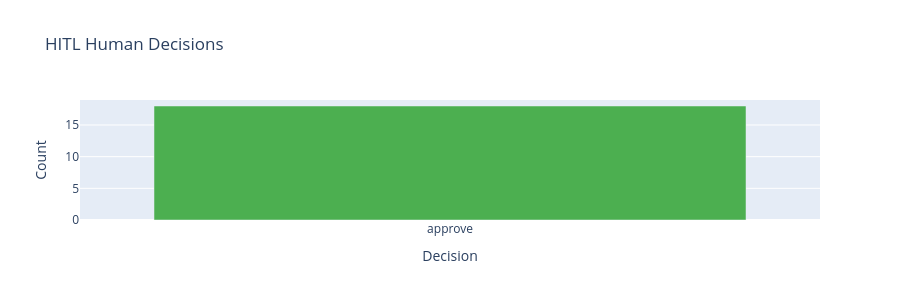
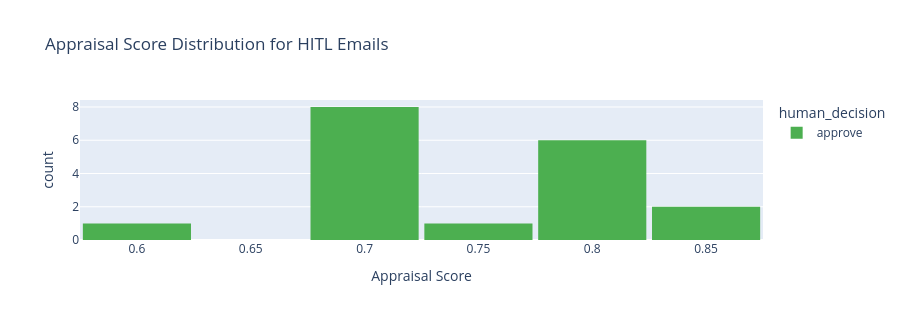

The notebook cell these images were saved under, in order:
### Code cell
"""HITL decisions breakdown."""
if not RESULTS:
    print("⚠️  No results yet.")
else:
    df = pd.DataFrame(RESULTS)
    hitl_df = df[df["hitl_required"] == True].copy()

    print(f"Emails requiring HITL review: {len(hitl_df)} / {len(df)}")

    if hitl_df.empty:
        print("No HITL reviews triggered in this batch.")
    else:
        decision_counts = hitl_df["human_decision"].value_counts()
        fig = px.bar(
            decision_counts.reset_index(),
            x="human_decision", y="count",
            title="HITL Human Decisions",
            labels={"human_decision": "Decision", "count": "Count"},
            color="human_decision",
            color_discrete_map={
                "approve": "#4caf50",
                "reject": "#f44336",
                "reclassify": "#ff9800",
            },
        )
        fig.update_layout(showlegend=False, height=300)
        fig.show()

        # Score distribution for HITL emails
        valid_scores = hitl_df.dropna(subset=["appraisal_score"])
        if not valid_scores.empty:
            fig2 = px.histogram(
                valid_scores, x="appraisal_score", nbins=10,
                color="human_decision",
                title="Appraisal Score Distribution for HITL Emails",
                labels={"appraisal_score": "Appraisal Score", "count": "Count"},
                color_discrete_map={
                    "approve": "#4caf50", "reject": "#f44336", "reclassify": "#ff9800",
                },
            )
            fig2.update_layout(height=320, bargap=0.05)
            fig2.show()

### Figure 1 — Plotly figure (JSON) as saved in the notebook; plotly's stock layout.template omitted (floating-point values rounded to 4 significant figures)
{"data": [{"hovertemplate": "Decision=%{x}<br>Count=%{y}<extra></extra>", "legendgroup": "approve", "marker": {"color": "#4caf50", "pattern": {"shape": ""}}, "name": "approve", "orientation": "v", "showlegend": true, "textposition": "auto", "type": "bar", "x": ["approve"], "xaxis": "x", "y": [18], "yaxis": "y"}], "layout": {"barmode": "relative", "height": 300, "legend": {"title": {"text": "Decision"}, "tracegroupgap": 0}, "showlegend": false, "title": {"text": "HITL Human Decisions"}, "xaxis": {"anchor": "y", "categoryarray": ["approve"], "categoryorder": "array", "domain": [0, 1], "title": {"text": "Decision"}}, "yaxis": {"anchor": "x", "domain": [0, 1], "title": {"text": "Count"}}}}

### Figure 2 — Plotly figure (JSON) as saved in the notebook; plotly's stock layout.template omitted (floating-point values rounded to 4 significant figures)
{"data": [{"bingroup": "x", "hovertemplate": "human_decision=approve<br>Appraisal Score=%{x}<br>count=%{y}<extra></extra>", "legendgroup": "approve", "marker": {"color": "#4caf50", "pattern": {"shape": ""}}, "name": "approve", "nbinsx": 10, "orientation": "v", "showlegend": true, "type": "histogram", "x": [0.7, 0.7, 0.85, 0.7, 0.78, 0.78, 0.7, 0.7, 0.78, 0.6, 0.75, 0.78, 0.85, 0.7, 0.7, 0.78, 0.72, 0.78], "xaxis": "x", "yaxis": "y"}], "layout": {"bargap": 0.05, "barmode": "relative", "height": 320, "legend": {"title": {"text": "human_decision"}, "tracegroupgap": 0}, "title": {"text": "Appraisal Score Distribution for HITL Emails"}, "xaxis": {"anchor": "y", "domain": [0, 1], "title": {"text": "Appraisal Score"}}, "yaxis": {"anchor": "x", "domain": [0, 1], "title": {"text": "count"}}}}
